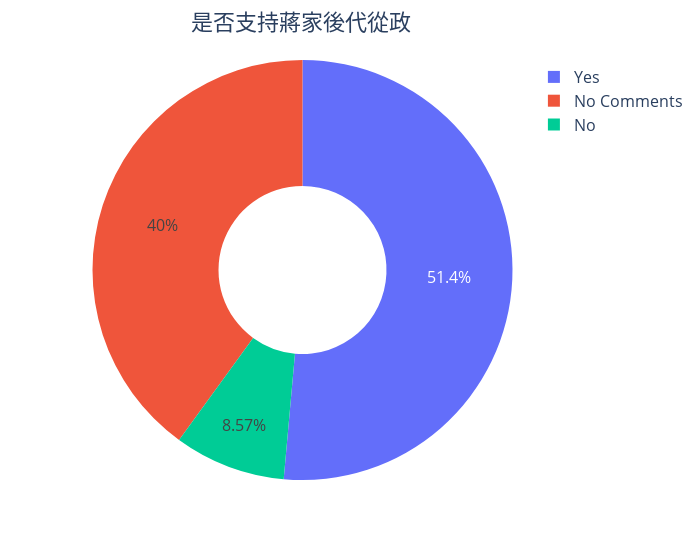

Write notebook code for a chart like this one.
### Code cell
fig1 = px.pie(authority, 
            width = 700,
            values = authority['Election'].value_counts(), hole=0.4,
            names = ['Yes', 'No Comments', 'No'],
            )
fig1.update_layout(title='是否支持蔣家後代從政', font_size=16, title_x=0.43)           
fig1.show()

### Figure 1 — Plotly figure (JSON) as saved in the notebook; plotly's stock layout.template omitted (floating-point values rounded to 4 significant figures)
{"data": [{"domain": {"x": [0, 1], "y": [0, 1]}, "hole": 0.4, "hovertemplate": "label=%{label}<br>value=%{value}<extra></extra>", "labels": ["Yes", "No Comments", "No"], "legendgroup": "", "name": "", "showlegend": true, "type": "pie", "values": [18, 14, 3]}], "layout": {"font": {"size": 16}, "legend": {"tracegroupgap": 0}, "margin": {"t": 60}, "title": {"text": "是否支持蔣家後代從政", "x": 0.43}, "width": 700}}
